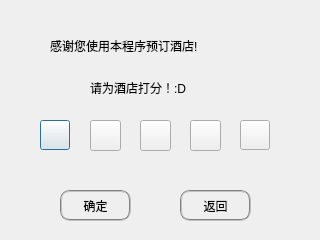
<?xml version="1.0" encoding="UTF-8"?>
<ui version="4.0">
 <class>ScoreHotelDialog</class>
 <widget class="QDialog" name="ScoreHotelDialog">
  <property name="geometry">
   <rect>
    <x>0</x>
    <y>0</y>
    <width>320</width>
    <height>240</height>
   </rect>
  </property>
  <property name="sizePolicy">
   <sizepolicy hsizetype="Fixed" vsizetype="Fixed">
    <horstretch>0</horstretch>
    <verstretch>0</verstretch>
   </sizepolicy>
  </property>
  <property name="minimumSize">
   <size>
    <width>320</width>
    <height>240</height>
   </size>
  </property>
  <property name="maximumSize">
   <size>
    <width>320</width>
    <height>240</height>
   </size>
  </property>
  <property name="windowTitle">
   <string>Nest</string>
  </property>
  <widget class="QLabel" name="label">
   <property name="geometry">
    <rect>
     <x>50</x>
     <y>20</y>
     <width>211</width>
     <height>51</height>
    </rect>
   </property>
   <property name="styleSheet">
    <string notr="true">font: 12pt &quot;华文楷体&quot;;</string>
   </property>
   <property name="text">
    <string>感谢您使用本程序预订酒店!</string>
   </property>
  </widget>
  <widget class="QPushButton" name="pushButton">
   <property name="geometry">
    <rect>
     <x>40</x>
     <y>120</y>
     <width>30</width>
     <height>30</height>
    </rect>
   </property>
   <property name="styleSheet">
    <string notr="true">border images:url(:/images/images/star.png)</string>
   </property>
   <property name="text">
    <string/>
   </property>
  </widget>
  <widget class="QPushButton" name="pushButton_2">
   <property name="geometry">
    <rect>
     <x>90</x>
     <y>120</y>
     <width>31</width>
     <height>31</height>
    </rect>
   </property>
   <property name="text">
    <string/>
   </property>
  </widget>
  <widget class="QPushButton" name="pushButton_3">
   <property name="geometry">
    <rect>
     <x>140</x>
     <y>120</y>
     <width>31</width>
     <height>31</height>
    </rect>
   </property>
   <property name="text">
    <string/>
   </property>
  </widget>
  <widget class="QPushButton" name="pushButton_4">
   <property name="geometry">
    <rect>
     <x>190</x>
     <y>120</y>
     <width>31</width>
     <height>31</height>
    </rect>
   </property>
   <property name="text">
    <string/>
   </property>
  </widget>
  <widget class="QPushButton" name="pushButton_5">
   <property name="geometry">
    <rect>
     <x>240</x>
     <y>120</y>
     <width>30</width>
     <height>30</height>
    </rect>
   </property>
   <property name="text">
    <string/>
   </property>
  </widget>
  <widget class="QPushButton" name="pushButton_6">
   <property name="geometry">
    <rect>
     <x>60</x>
     <y>190</y>
     <width>71</width>
     <height>31</height>
    </rect>
   </property>
   <property name="styleSheet">
    <string notr="true">QPushButton
{
font: 13pt &quot;华文楷体&quot;;
color:rgb(0, 0, 0);
border:2px groove gray;border-radius:10px;padding:2px 4px
}
QPushButton:hover
{
font: 13pt &quot;华文楷体&quot;;
color:rgb(117, 117, 117);
border:2px groove gray;border-radius:10px;padding:2px 4px
}
QPushButton:pressed
{
font: 13pt &quot;华文楷体&quot;;
color:rgb(182, 182, 182)
border:2px groove gray;border-radius:10px;padding:2px 4px
}
</string>
   </property>
   <property name="text">
    <string>确定</string>
   </property>
  </widget>
  <widget class="QPushButton" name="pushButton_7">
   <property name="geometry">
    <rect>
     <x>180</x>
     <y>190</y>
     <width>71</width>
     <height>31</height>
    </rect>
   </property>
   <property name="styleSheet">
    <string notr="true">QPushButton
{
font: 13pt &quot;华文楷体&quot;;
color:rgb(0, 0, 0);
border:2px groove gray;border-radius:10px;padding:2px 4px
}
QPushButton:hover
{
font: 13pt &quot;华文楷体&quot;;
color:rgb(117, 117, 117);
border:2px groove gray;border-radius:10px;padding:2px 4px
}
QPushButton:pressed
{
font: 13pt &quot;华文楷体&quot;;
color:rgb(182, 182, 182)
border:2px groove gray;border-radius:10px;padding:2px 4px
}
</string>
   </property>
   <property name="text">
    <string>返回</string>
   </property>
  </widget>
  <widget class="QLabel" name="label_2">
   <property name="geometry">
    <rect>
     <x>90</x>
     <y>80</y>
     <width>131</width>
     <height>16</height>
    </rect>
   </property>
   <property name="styleSheet">
    <string notr="true">font: 12pt &quot;华文楷体&quot;;</string>
   </property>
   <property name="text">
    <string>请为酒店打分！:D</string>
   </property>
  </widget>
 </widget>
 <resources/>
 <connections/>
</ui>
